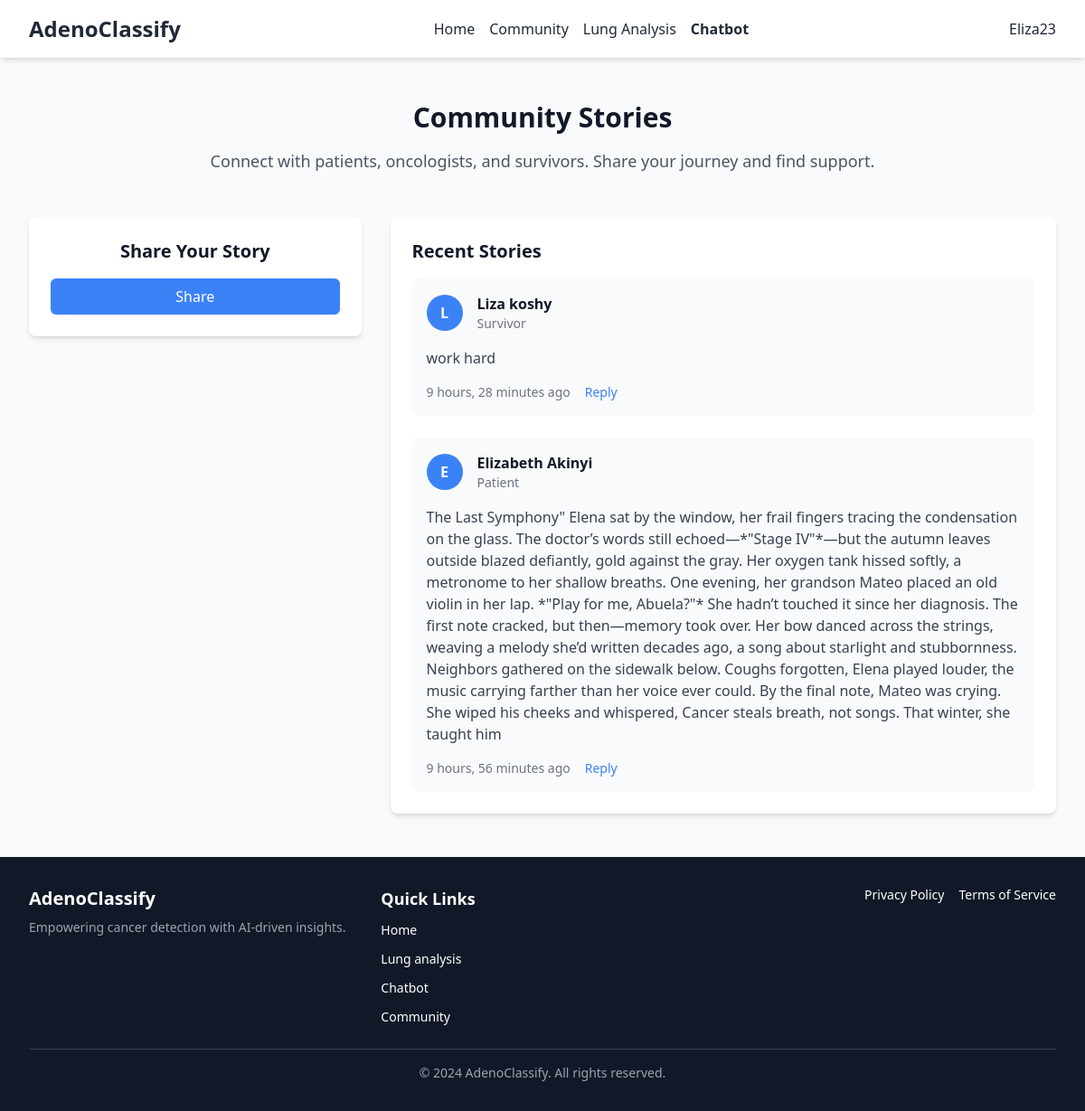
The app's page /community/ (signed in) with its own data.
### classifier/models.py (models this page shows, shortened)
class Story(models.Model):
    ROLE_CHOICES = [
        ('patient', 'Patient'),
        ('oncologist', 'Oncologist'),
        ('survivor', 'Survivor'),
    ]
    name = models.CharField(max_length=100)
    role = models.CharField(max_length=20, choices=ROLE_CHOICES)
    story = models.TextField()
    created_at = models.DateTimeField(auto_now_add=True)

### classifier/views.py (the view)
# urls.py: path('community/', community, name='community'),
@login_required
def community(request):
    stories = Story.objects.all().order_by('-created_at')
    return render(request, 'classifier/community.html', {'stories': stories})

### classifier/templates/classifier/community.html (shortened to what this page needs)
<!DOCTYPE html>
<html lang="en">
  <head>
    <script src="https://cdn.tailwindcss.com"></script>
  </head>
  <body class="bg-gray-50 min-h-screen">
    <nav class="bg-white shadow-md sticky top-0 w-full z-10">
      <div class="max-w-7xl mx-auto px-4 sm:px-6 lg:px-8">
        <div class="flex justify-between h-16 items-center">
          <a href="/" class="text-2xl font-bold text-gray-800">AdenoClassify</a>
          <div id="menu" class="hidden lg:flex space-x-4 items-center">
            <a href="{% url 'home' %}" class="text-gray-800 hover:text-blue-500"
              >Home</a
            >
            {% if user.is_authenticated %}
            <a
              href="{% url 'community' %}"
              class="text-gray-800 hover:text-blue-500"
              >Community</a
            >
            <a
              href="{% url 'upload_image' %}"
              class="text-gray-800 hover:text-blue-500"
              >Lung Analysis</a
            >
            <a
              href="{% url 'voice_chatbot' %}"
              class="text-gray-800 hover:text-blue-500 font-semibold"
              >Chatbot</a
            >
            {% else %}
            <a
              href="{% url 'index' %}"
              class="text-gray-800 hover:text-blue-500"
              >Log In</a
            >
            {% endif %}
          </div>
          <div class="relative">
            <button
              id="account-toggle"
              class="flex items-center text-gray-800 focus:outline-none"
            >
              {% if user.is_authenticated %}
              <span class="ml-2">{{ user.username }}</span>
              {% endif %}
            </button>
          </div>
        </div>
      </div>
    </nav>
    <div class="bg-gray-50 py-12">
      <div class="max-w-7xl mx-auto px-4 sm:px-6 lg:px-8">
        <div class="text-center mb-12">
          <h2 class="text-3xl font-bold text-gray-900">Community Stories</h2>
          <p class="mt-4 text-lg text-gray-600">
            Connect with patients, oncologists, and survivors. Share your
            journey and find support.
          </p>
        </div>
        <div class="flex flex-col lg:flex-row gap-8">
          <div class="w-full lg:w-1/3">
            <div class="bg-white shadow-md rounded-lg p-6 text-center h-fit">
              <h3 class="text-xl font-bold text-gray-900 mb-4">
                Share Your Story
              </h3>
              <button
                onclick="openModal()"
                class="w-full bg-blue-500 text-white px-4 py-2 rounded-md hover:bg-blue-600"
              >
                Share
              </button>
            </div>
          </div>
          <div class="w-full lg:w-2/3 bg-white shadow-md rounded-lg p-6">
            <h3 class="text-xl font-bold text-gray-900 mb-4">Recent Stories</h3>
            <div class="space-y-6">
              {% for story in stories %}
              <div class="bg-gray-50 p-4 rounded-lg">
                <div class="flex items-center space-x-4">
                  <div
                    class="h-10 w-10 bg-blue-500 rounded-full flex items-center justify-center text-white font-bold"
                  >
                    {{ story.name|first }}
                  </div>
                  <div>
                    <h4 class="font-bold text-gray-900">{{ story.name }}</h4>
                    <p class="text-sm text-gray-500">
                      {{ story.get_role_display }}
                    </p>
                  </div>
                </div>
                <p class="mt-4 text-gray-700">{{ story.story }}</p>
                <div
                  class="mt-4 flex items-center space-x-4 text-sm text-gray-500"
                >
                  <span>{{ story.created_at|timesince }} ago</span>
                  <button class="text-blue-500 hover:text-blue-600">
                    Reply
                  </button>
                </div>
              </div>
              {% endfor %}
            </div>
          </div>
        </div>
      </div>
    </div>
    <footer class="bg-gray-900 text-white py-8 mt-auto">
      <div class="max-w-7xl mx-auto px-4 sm:px-6 lg:px-8">
        <div
          class="grid grid-cols-1 md:grid-cols-3 gap-8 text-center md:text-left"
        >
          <div>
            <h2 class="text-xl font-bold text-white">AdenoClassify</h2>
            <p class="text-sm text-gray-400 mt-2">
              Empowering cancer detection with AI-driven insights.
            </p>
          </div>
          <div>
            <h3 class="text-lg font-semibold text-white">Quick Links</h3>
            <ul class="mt-2 space-y-2">
              <li><a href="/" class="text-sm hover:text-gray-400">Home</a></li>
              <li>
                <a href="/upload_image" class="text-sm hover:text-gray-400"
                  >Lung analysis</a
                >
              </li>
              <li>
                <a href="/voice_chatbot" class="text-sm hover:text-gray-400"
                  >Chatbot</a
                >
              </li>
              <li>
                <a href="/community" class="text-sm hover:text-gray-400"
                  >Community</a
                >
              </li>
            </ul>
          </div>
          <div class="flex flex-col items-center md:items-end space-y-2">
            <div class="flex space-x-4">
              <a href="/privacy" class="text-sm hover:text-gray-400"
                >Privacy Policy</a
              >
              <a href="/terms" class="text-sm hover:text-gray-400"
                >Terms of Service</a
              >
            </div>
          </div>
        </div>
        <div
          class="border-t border-gray-700 mt-6 pt-4 text-center text-sm text-gray-400"
        >
          © 2024 AdenoClassify. All rights reserved.
        </div>
      </div>
    </footer>
  </body>
</html>

### records on screen
Story: name|first "L", name "Liza koshy", role "Survivor", story "work hard", created_at "9 hours, 28 minutes"
Story: name|first "E", name "Elizabeth Akinyi", role "Patient", story "The Last Symphony\" Elena sat by the window, her frail fingers tracing the condensation on the glass. The doctor’s words still echoed—*\"Stage IV\"*—but the autumn leaves outside blazed defiantly, gold against the gray. Her oxygen tank hissed softly, a metronome to her shallow breaths. One evening, her grandson Mateo placed an old violin in her lap. *\"Play for me, Abuela?\"* She hadn’t touched it since her diagnosis. The first note cracked, but then—memory took over. Her bow danced across the strings, weaving a melody she’d written decades ago, a song about starlight and stubbornness. Neighbors gathered on the sidewalk below. Coughs forgotten, Elena played louder, the music carrying farther…", created_at "9 hours, 56 minutes"

### other values on screen
{{ user.username }} "Eliza23"
